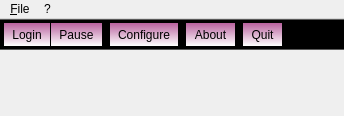
<?xml version="1.0" encoding="UTF-8"?>
<ui version="4.0">
 <class>MainWindowClass</class>
 <widget class="QMainWindow" name="MainWindowClass">
  <property name="geometry">
   <rect>
    <x>0</x>
    <y>0</y>
    <width>344</width>
    <height>116</height>
   </rect>
  </property>
  <property name="sizePolicy">
   <sizepolicy hsizetype="Expanding" vsizetype="Expanding">
    <horstretch>0</horstretch>
    <verstretch>0</verstretch>
   </sizepolicy>
  </property>
  <property name="contextMenuPolicy">
   <enum>Qt::NoContextMenu</enum>
  </property>
  <property name="windowTitle">
   <string>AstCTIClient</string>
  </property>
  <property name="windowIcon">
   <iconset>
    <normaloff>:/res/res/asteriskcti16x16.png</normaloff>:/res/res/asteriskcti16x16.png</iconset>
  </property>
  <property name="styleSheet">
   <string/>
  </property>
  <property name="animated">
   <bool>false</bool>
  </property>
  <widget class="QWidget" name="centralWidget"/>
  <widget class="QToolBar" name="mainToolBar">
   <property name="enabled">
    <bool>true</bool>
   </property>
   <property name="sizePolicy">
    <sizepolicy hsizetype="Maximum" vsizetype="Preferred">
     <horstretch>0</horstretch>
     <verstretch>0</verstretch>
    </sizepolicy>
   </property>
   <property name="styleSheet">
    <string>background-color: qlineargradient(spread:pad, x1:0, y1:0, x2:0, y2:1, stop:0 rgba(184, 97, 158, 255), stop:1 rgba(255, 255, 255, 255));
</string>
   </property>
   <property name="movable">
    <bool>false</bool>
   </property>
   <property name="iconSize">
    <size>
     <width>24</width>
     <height>24</height>
    </size>
   </property>
   <property name="toolButtonStyle">
    <enum>Qt::ToolButtonTextUnderIcon</enum>
   </property>
   <property name="floatable">
    <bool>false</bool>
   </property>
   <attribute name="toolBarArea">
    <enum>TopToolBarArea</enum>
   </attribute>
   <attribute name="toolBarBreak">
    <bool>false</bool>
   </attribute>
   <addaction name="actionLogin"/>
   <addaction name="actionPause"/>
   <addaction name="separator"/>
   <addaction name="actionConfigure"/>
   <addaction name="separator"/>
   <addaction name="actionAbout"/>
   <addaction name="separator"/>
   <addaction name="actionExit"/>
  </widget>
  <widget class="QStatusBar" name="statusBar">
   <property name="styleSheet">
    <string>padding: 2px;</string>
   </property>
   <property name="sizeGripEnabled">
    <bool>false</bool>
   </property>
  </widget>
  <widget class="QMenuBar" name="menuBar">
   <property name="geometry">
    <rect>
     <x>0</x>
     <y>0</y>
     <width>344</width>
     <height>24</height>
    </rect>
   </property>
   <widget class="QMenu" name="menu_File">
    <property name="title">
     <string>&amp;File</string>
    </property>
    <addaction name="actionConfigure_2"/>
    <addaction name="separator"/>
    <addaction name="actionExit_2"/>
   </widget>
   <widget class="QMenu" name="menu">
    <property name="title">
     <string>?</string>
    </property>
    <addaction name="actionAbout_2"/>
    <addaction name="separator"/>
    <addaction name="actionAbout_Qt"/>
   </widget>
   <addaction name="menu_File"/>
   <addaction name="menu"/>
  </widget>
  <action name="actionLogin">
   <property name="icon">
    <iconset>
     <normaloff>:/res/res/agt_forward.png</normaloff>:/res/res/agt_forward.png</iconset>
   </property>
   <property name="text">
    <string>&amp;Login</string>
   </property>
   <property name="toolTip">
    <string>Login</string>
   </property>
   <property name="shortcut">
    <string>F1</string>
   </property>
  </action>
  <action name="actionPause">
   <property name="icon">
    <iconset>
     <normaloff>:/res/res/agt_pause-queue.png</normaloff>:/res/res/agt_pause-queue.png</iconset>
   </property>
   <property name="text">
    <string>&amp;Pause</string>
   </property>
   <property name="shortcut">
    <string>F2</string>
   </property>
  </action>
  <action name="actionConfigure">
   <property name="icon">
    <iconset>
     <normaloff>:/res/res/configure.png</normaloff>:/res/res/configure.png</iconset>
   </property>
   <property name="text">
    <string>&amp;Configure</string>
   </property>
  </action>
  <action name="actionAbout">
   <property name="icon">
    <iconset>
     <normaloff>:/res/res/documentinfo.png</normaloff>:/res/res/documentinfo.png</iconset>
   </property>
   <property name="text">
    <string>About</string>
   </property>
  </action>
  <action name="actionExit">
   <property name="icon">
    <iconset>
     <normaloff>:/res/res/exit.png</normaloff>:/res/res/exit.png</iconset>
   </property>
   <property name="text">
    <string>&amp;Quit</string>
   </property>
   <property name="toolTip">
    <string>Exit</string>
   </property>
  </action>
  <action name="actionAbout_2">
   <property name="icon">
    <iconset>
     <normaloff>:/res/res/documentinfo.png</normaloff>:/res/res/documentinfo.png</iconset>
   </property>
   <property name="text">
    <string>About</string>
   </property>
  </action>
  <action name="actionAbout_Qt">
   <property name="text">
    <string>About Qt</string>
   </property>
   <property name="menuRole">
    <enum>QAction::AboutQtRole</enum>
   </property>
  </action>
  <action name="actionConfigure_2">
   <property name="icon">
    <iconset>
     <normaloff>:/res/res/configure.png</normaloff>:/res/res/configure.png</iconset>
   </property>
   <property name="text">
    <string>Configure</string>
   </property>
  </action>
  <action name="actionExit_2">
   <property name="icon">
    <iconset>
     <normaloff>:/res/res/exit.png</normaloff>:/res/res/exit.png</iconset>
   </property>
   <property name="text">
    <string>&amp;Quit</string>
   </property>
  </action>
 </widget>
 <layoutdefault spacing="6" margin="11"/>
 <resources/>
 <connections/>
 <slots>
  <slot>showDialog()</slot>
  <slot>toolBarActionTriggered(QAction*)</slot>
 </slots>
</ui>
